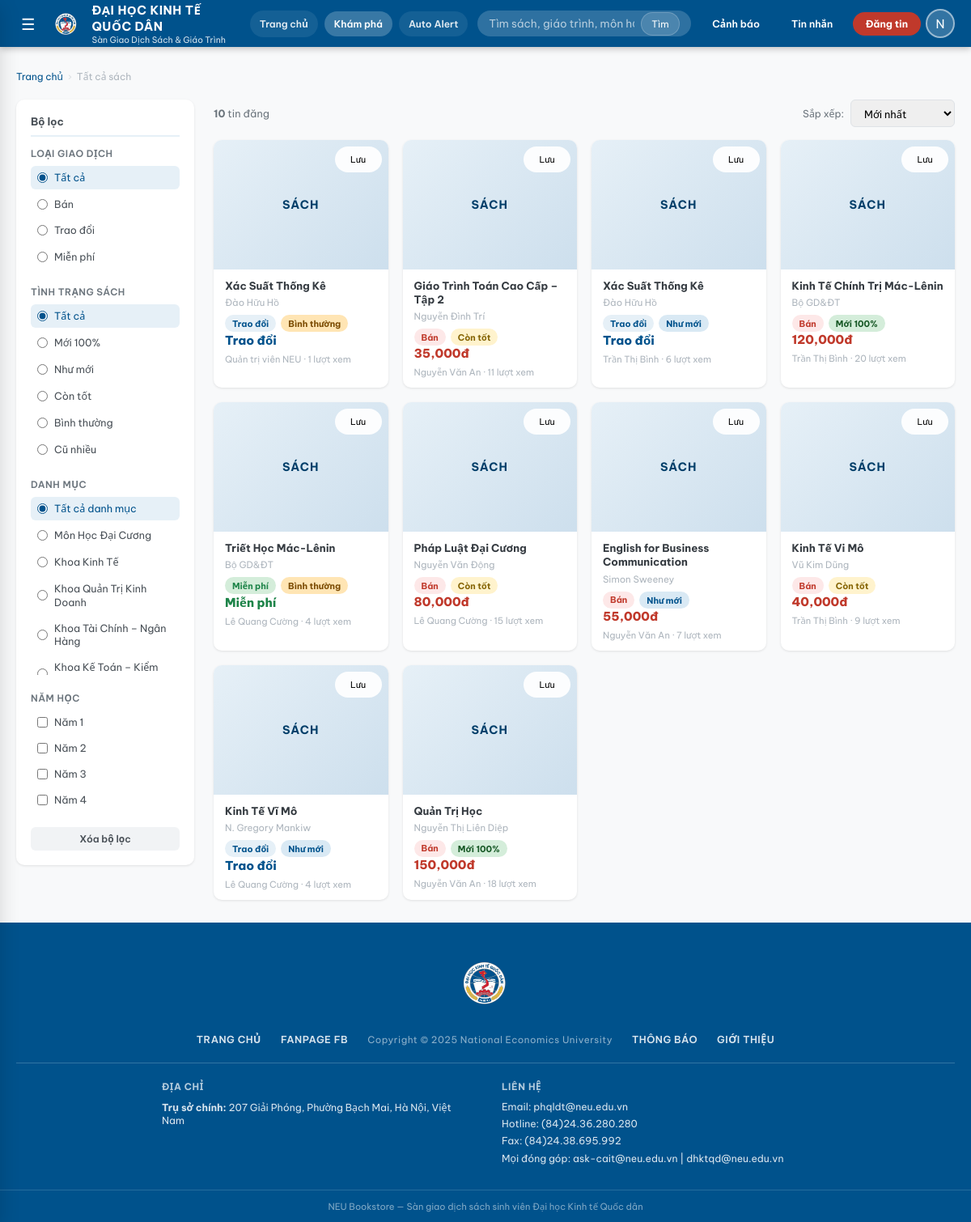
Page /listings (signed in) on the earlier database version.
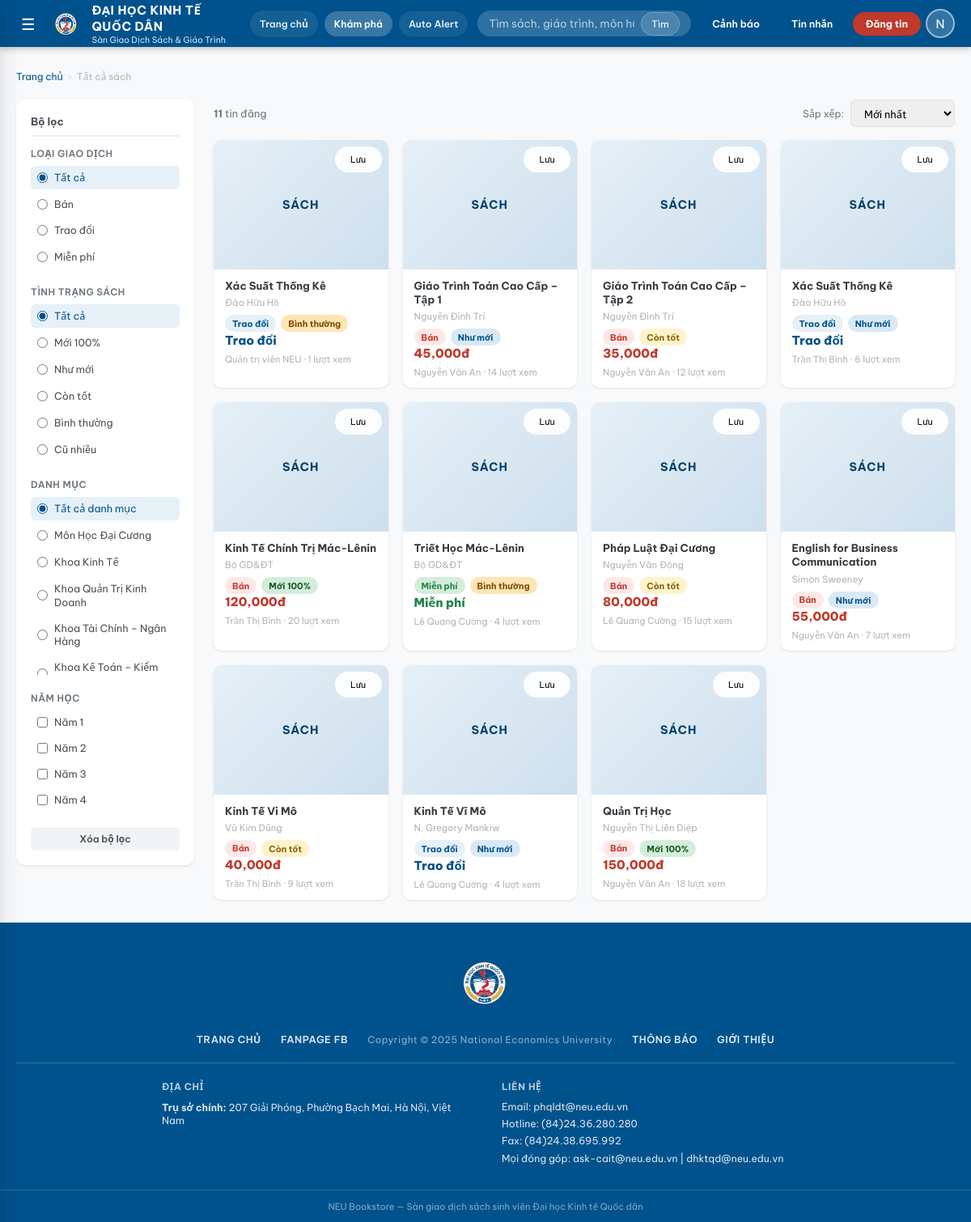
Same page on the later database version.
### tables this page shows
CREATE TABLE users (
    id            INTEGER PRIMARY KEY AUTOINCREMENT,
    username      TEXT    UNIQUE NOT NULL,
    password_hash TEXT    NOT NULL,
    full_name     TEXT,
    email         TEXT,
    phone         TEXT,
    student_id    TEXT    UNIQUE,
    faculty       TEXT,
    course_year   INTEGER,
    role          TEXT    DEFAULT 'student' CHECK(role IN ('student','admin')),
    bio           TEXT,
    rating_avg    REAL    DEFAULT 0,
    rating_count  INTEGER DEFAULT 0,
    created_at    TIMESTAMP DEFAULT CURRENT_TIMESTAMP
, reputation_score INTEGER DEFAULT 0, completed_deals INTEGER DEFAULT 0, location_label TEXT, latitude REAL, longitude REAL);

CREATE TABLE categories (
    id          INTEGER PRIMARY KEY AUTOINCREMENT,
    name        TEXT    NOT NULL,
    slug        TEXT    UNIQUE NOT NULL,
    parent_id   INTEGER REFERENCES categories(id) ON DELETE SET NULL,
    icon        TEXT    DEFAULT '📚',
    description TEXT,
    sort_order  INTEGER DEFAULT 0
);

CREATE TABLE "listings" (
            id              INTEGER PRIMARY KEY AUTOINCREMENT,
            book_id         INTEGER REFERENCES books(id) ON DELETE CASCADE,
            seller_id       INTEGER REFERENCES users(id) ON DELETE CASCADE,
            listing_type    TEXT NOT NULL CHECK(listing_type IN ('sell','exchange','free')),
            price           REAL DEFAULT 0,
            condition       TEXT NOT NULL
                            CHECK(condition IN ('new','like_new','good','fair','poor')),
            notes           TEXT,
            status          TEXT DEFAULT 'active'
                            CHECK(status IN ('pending','active','rejected','sold','reserved','closed')),
            exchange_for    TEXT,
            moderated_by    INTEGER REFERENCES users(id) ON DELETE SET NULL,
            moderated_at    TIMESTAMP,
            moderation_note TEXT,
            views           INTEGER DEFAULT 0,
            created_at      TIMESTAMP DEFAULT CURRENT_TIMESTAMP,
            updated_at      TIMESTAMP DEFAULT CURRENT_TIMESTAMP
        , meeting_label TEXT, meeting_latitude REAL, meeting_longitude REAL);

CREATE TABLE books (
    id           INTEGER PRIMARY KEY AUTOINCREMENT,
    title        TEXT    NOT NULL,
    author       TEXT,
    isbn         TEXT,
    publisher    TEXT,
    publish_year INTEGER,
    edition      TEXT,
    category_id  INTEGER REFERENCES categories(id) ON DELETE SET NULL,
    faculty      TEXT,
    course_year  INTEGER,
    subject_code TEXT,
    description  TEXT,
    cover_emoji  TEXT    DEFAULT '📖',
    created_at   TIMESTAMP DEFAULT CURRENT_TIMESTAMP
, cover_image TEXT);

### app.py (the view, shortened to what this page needs)
@app.route("/listings")
@login_required
def listings():
    conn = get_db_connection()
    q           = request.args.get("q", "").strip()
    cat_id      = request.args.get("cat", "")
    ltype       = request.args.get("type", "")
    condition   = request.args.get("condition", "")
    course_years = normalize_book_years(request.args.getlist("year"))
    sort        = request.args.get("sort", "newest")
    page        = max(1, int(request.args.get("page", 1)))
    per_page    = 12
    where  = ["l.status='active'"]
    params = []
    if q:
        where.append("(b.title LIKE ? OR b.author LIKE ? OR b.subject_code LIKE ?)")
        params += [f"%{q}%"] * 3
    if cat_id:
        where.append("(b.category_id=? OR c.parent_id=?)")
        params += [cat_id, cat_id]
    if ltype:
        where.append("l.listing_type=?");   params.append(ltype)
    if condition:
        where.append("l.condition=?");      params.append(condition)
    where_sql = "WHERE " + " AND ".join(where)
    order_map = {
        "newest":     "l.created_at DESC",
        "oldest":     "l.created_at ASC",
        "price_asc":  "l.price ASC",
        "price_desc": "l.price DESC",
        "popular":    "l.views DESC",
    }
    order_sql = order_map.get(sort, "l.created_at DESC")
    total = conn.execute(
        f"SELECT COUNT(*) c FROM listings l "
        f"JOIN books b ON b.id=l.book_id "
        f"LEFT JOIN categories c ON c.id=b.category_id "
        f"{where_sql}",
        params,
    ).fetchone()["c"]
    rows = conn.execute(
        f"""
        SELECT l.*, b.title, b.author, b.cover_emoji, b.cover_image, b.subject_code,
               b.faculty book_faculty, b.course_year book_year,
               u.full_name seller_name, u.username seller_username, u.rating_avg,
               c.name cat_name, c.icon cat_icon
        FROM listings l
        JOIN books    b ON b.id = l.book_id
        JOIN users    u ON u.id = l.seller_id
        LEFT JOIN categories c ON c.id = b.category_id
        {where_sql}
        ORDER BY {order_sql}
        LIMIT ? OFFSET ?
        """,
        params + [per_page, (page - 1) * per_page],
    ).fetchall()
    all_cats = conn.execute(
        "SELECT * FROM categories WHERE parent_id IS NULL ORDER BY sort_order"
    ).fetchall()
    wl = conn.execute(
        "SELECT listing_id FROM wishlist WHERE user_id=?", (session["user_id"],)
    ).fetchall()
    wishlist_ids = {r["listing_id"] for r in wl}
    conn.close()
    return render_template(
        "listings.html",
        listings=rows,
        total=total,
        page=page,
        pages=(total + per_page - 1) // per_page,
        all_cats=all_cats,
        wishlist_ids=wishlist_ids,
        q=q, cat_id=cat_id, ltype=ltype, condition=condition,
        course_years=course_years, sort=sort,
    )

### templates/listings.html (shortened to what this page needs)
{% extends "base.html" %}
{% block content %}
<div class="container">
  <div class="breadcrumb">
    <a href="{{ url_for('home') }}">Trang chủ</a>
    <span class="breadcrumb-sep">›</span>
    <span>Tất cả sách</span>
  </div>
  <div class="listings-layout">
    <aside class="filter-sidebar">
      <form method="GET" action="{{ url_for('listings') }}" id="filterForm">
        <div class="filter-title">Bộ lọc</div>
        <div class="filter-group">
          <div class="filter-label">Loại giao dịch</div>
          <div class="filter-options">
            <label class="filter-option {{ 'active' if not ltype }}">
              <input type="radio" name="type" value="" {{ 'checked' if not ltype }} onchange="this.form.submit()">
              Tất cả
            </label>
            <label class="filter-option {{ 'active' if ltype == 'sell' }}">
              <input type="radio" name="type" value="sell" {{ 'checked' if ltype == 'sell' }} onchange="this.form.submit()">
              Bán
            </label>
            <label class="filter-option {{ 'active' if ltype == 'exchange' }}">
              <input type="radio" name="type" value="exchange" {{ 'checked' if ltype == 'exchange' }} onchange="this.form.submit()">
              Trao đổi
            </label>
            <label class="filter-option {{ 'active' if ltype == 'free' }}">
              <input type="radio" name="type" value="free" {{ 'checked' if ltype == 'free' }} onchange="this.form.submit()">
              Miễn phí
            </label>
          </div>
        </div>
        <div class="filter-group">
          <div class="filter-label">Tình trạng sách</div>
          <div class="filter-options">
            <label class="filter-option {{ 'active' if not condition }}">
              <input type="radio" name="condition" value="" {{ 'checked' if not condition }} onchange="this.form.submit()">
              Tất cả
            </label>
            {% for val, (label, cls) in CONDITION_LABELS.items() %}
              <label class="filter-option {{ 'active' if condition == val }}">
                <input type="radio" name="condition" value="{{ val }}" {{ 'checked' if condition == val }} onchange="this.form.submit()">
                {{ label }}
              </label>
            {% endfor %}
          </div>
        </div>
        <div class="filter-group">
          <div class="filter-label">Danh mục</div>
          <div class="filter-options" style="max-height:220px;overflow-y:auto">
            <label class="filter-option {{ 'active' if not cat_id }}">
              <input type="radio" name="cat" value="" {{ 'checked' if not cat_id }} onchange="this.form.submit()">
              Tất cả danh mục
            </label>
            {% for cat in all_cats %}
              <label class="filter-option {{ 'active' if cat_id == cat.id|string }}">
                <input type="radio" name="cat" value="{{ cat.id }}"
                       {{ 'checked' if cat_id == cat.id|string }} onchange="this.form.submit()">
                {{ cat.name }}
              </label>
            {% endfor %}
          </div>
        </div>
        <div class="filter-group">
          <div class="filter-label">Năm học</div>
          <div class="filter-options">
            {% for y in VALID_BOOK_YEARS %}
              <label class="filter-option {{ 'active' if y in course_years }}">
                <input type="checkbox" name="year" value="{{ y }}"
                       {{ 'checked' if y in course_years }} onchange="this.form.submit()">
                Năm {{ y }}
              </label>
            {% endfor %}
          </div>
        </div>
        <a href="{{ url_for('listings') }}" class="btn btn-ghost btn-sm btn-block">
          Xóa bộ lọc
        </a>
      </form>
    </aside>
    <div>
      <div class="listings-toolbar">
        <div class="listings-count">
          <strong>{{ total }}</strong> tin đăng
        </div>
        <div style="display:flex;gap:8px;align-items:center">
          <label style="font-size:.82rem;color:var(--gray-600)">Sắp xếp:</label>
          <select class="sort-select" onchange="location.href=this.value">
            {% for val, label in [('newest','Mới nhất'),('oldest','Cũ nhất'),
                                   ('price_asc','Giá tăng dần'),('price_desc','Giá giảm dần'),
                                   ('popular','Phổ biến nhất')] %}
              <option value="{{ url_for('listings') }}?{{ request.query_string.decode().replace('sort='+sort,'').strip('&') }}&sort={{ val }}"
                      {{ 'selected' if sort == val }}>
                {{ label }}
              </option>
            {% endfor %}
          </select>
        </div>
      </div>
      {% if listings %}
        <div class="book-grid">
          {% for l in listings %}
            <a href="{{ url_for('listing_detail', lid=l.id) }}" class="card book-card">
              <div class="book-card-cover">
                {% if l.cover_image %}
                  <img src="{{ l.cover_image }}" alt="{{ l.title }}" class="book-cover-image">
                {% else %}
                  <span class="book-card-cover-label">Sách</span>
                {% endif %}
                <button class="wishlist-btn {{ 'wishlisted' if l.id in wishlist_ids }}" data-lid="{{ l.id }}">
                  {{ 'Đã lưu' if l.id in wishlist_ids else 'Lưu' }}
                </button>
              </div>
              <div class="book-card-body">
                <div class="book-card-title">{{ l.title }}</div>
                <div class="book-card-author">{{ l.author or '' }}</div>
                <div class="book-card-meta">
                  {% set type_info = TYPE_LABELS.get(l.listing_type, ('', '')) %}
                  <span class="badge {{ 'badge-red' if l.listing_type == 'sell' else ('badge-blue' if l.listing_type == 'exchange' else 'badge-green') }}">
                    {{ type_info[1] }} {{ type_info[0] }}
                  </span>
                  {% set cond_info = CONDITION_LABELS.get(l.condition, ('', 'badge-gray')) %}
                  <span class="badge {{ cond_info[1] }}">{{ cond_info[0] }}</span>
                </div>
                {% if l.listing_type == 'sell' %}
                  <div class="book-card-price">{{ '{:,.0f}'.format(l.price) }}đ</div>
                {% elif l.listing_type == 'free' %}
                  <div class="book-card-price book-card-free">Miễn phí</div>
                {% else %}
                  <div class="book-card-price book-card-exchange">Trao đổi</div>
                {% endif %}
                <div class="book-card-foot">
                  {{ l.seller_name or l.seller_username }} · {{ l.views }} lượt xem
                </div>
              </div>
            </a>
          {% endfor %}
        </div>
      {% else %}
        <div class="empty-state">
          <h3>Không tìm thấy kết quả phù hợp</h3>
          <p>Thử thay đổi bộ lọc hoặc tìm kiếm từ khóa khác</p>
          <a href="{{ url_for('listings') }}" class="btn btn-outline empty-state-action">Xem tất cả sách</a>
        </div>
      {% endif %}
    </div>
  </div>
</div>
{% endblock %}

### templates/base.html (shortened to what this page needs)
<!DOCTYPE html>
<html lang="vi">
<head>
  <link rel="stylesheet" href="{{ url_for('static', filename='css/style.css') }}">
</head>
<body>
<div class="page-wrapper">
  <header class="site-header">
    <div class="header-inner">
      <button class="header-menu-btn" id="menuBtn" title="Mở menu">☰</button>
      <a href="{{ url_for('home') }}" class="header-logo">
        <img src="{{ url_for('static', filename='images/neu-logo.png') }}" alt="NEU logo" class="header-logo-mark">
        <div class="header-logo-text">
          <span>ĐẠI HỌC KINH TẾ QUỐC DÂN</span>
          <span class="header-logo-sub">Sàn Giao Dịch Sách &amp; Giáo Trình</span>
        </div>
      </a>
      {% if current_user %}
        <div class="header-quicknav">
          <a href="{{ url_for('home') }}" class="header-quicklink">Trang chủ</a>
          <a href="{{ url_for('listings') }}" class="header-quicklink">Khám phá</a>
          <a href="{{ url_for('profile') }}#wanted-books" class="header-quicklink">Auto Alert</a>
        </div>
      {% endif %}
      <form class="header-search" action="{{ url_for('listings') }}" method="GET">
        <input type="text" name="q" placeholder="Tìm sách, giáo trình, môn học..." value="{{ request.args.get('q','') }}">
        <button type="submit">Tìm</button>
      </form>
      <div class="header-actions">
        <a href="{{ url_for('profile') }}#wanted-books" class="header-btn" title="Cảnh báo sách">
          Cảnh báo
        </a>
        <a href="{{ url_for('messages') }}" class="header-btn" title="Tin nhắn">
          Tin nhắn
        </a>
        <a href="{{ url_for('post_listing') }}" class="btn-post-header">Đăng tin</a>
        <div class="header-account">
          <div class="header-avatar" id="avatarBtn">
            {{ current_user.full_name[0] if current_user and current_user.full_name else 'U' }}
          </div>
        </div>
      </div>
    </div>
  </header>
  <main class="main-content">
    {% block content %}{% endblock %}
  </main>
  <footer class="site-footer">
    <div class="footer-top">
      <div class="container">
        <div class="footer-logo-row">
          <img src="{{ url_for('static', filename='images/neu-logo.png') }}" alt="NEU logo" class="footer-logo-mark">
        </div>
        <div class="footer-nav-row">
          <a href="{{ url_for('home') }}">TRANG CHỦ</a>
          <a href="https://www.facebook.com/neu.edu.vn" target="_blank" rel="noreferrer">FANPAGE FB</a>
          <span class="footer-copyright">Copyright © 2025 National Economics University</span>
          <a href="#">THÔNG BÁO</a>
          <a href="https://neu.edu.vn" target="_blank" rel="noreferrer">GIỚI THIỆU</a>
        </div>
        <div class="footer-info-row">
          <div class="footer-info-block">
            <h4>Địa chỉ</h4>
            <div class="footer-info-item">
              <span><strong>Trụ sở chính:</strong> 207 Giải Phóng, Phường Bạch Mai, Hà Nội, Việt Nam</span>
            </div>
          </div>
          <div class="footer-info-block">
            <h4>Liên hệ</h4>
            <div class="footer-info-item"><span>Email: phqldt@neu.edu.vn</span></div>
            <div class="footer-info-item"><span>Hotline: (84)24.36.280.280</span></div>
            <div class="footer-info-item"><span>Fax: (84)24.38.695.992</span></div>
            <div class="footer-info-item"><span>Mọi đóng góp: ask-cait@neu.edu.vn | dhktqd@neu.edu.vn</span></div>
          </div>
        </div>
      </div>
    </div>
    <div class="footer-bottom">NEU Bookstore — Sàn giao dịch sách sinh viên Đại học Kinh tế Quốc dân</div>
  </footer>
</div>
</body>
</html>

Differences in the rows shown:
added listings: id "Lưu", title "Giáo Trình Toán Cao Cấp – Tập 1", author "Nguyễn Đình Trí", type_info "Bán", cond_info "Như mới", price "45,000", full_name "Nguyễn Văn An", views "14"
changed listings "Giáo Trình Toán Cao Cấp – Tập 2": views "11" → "12"
Other differences:
{{ total }}: "10" → "11"
